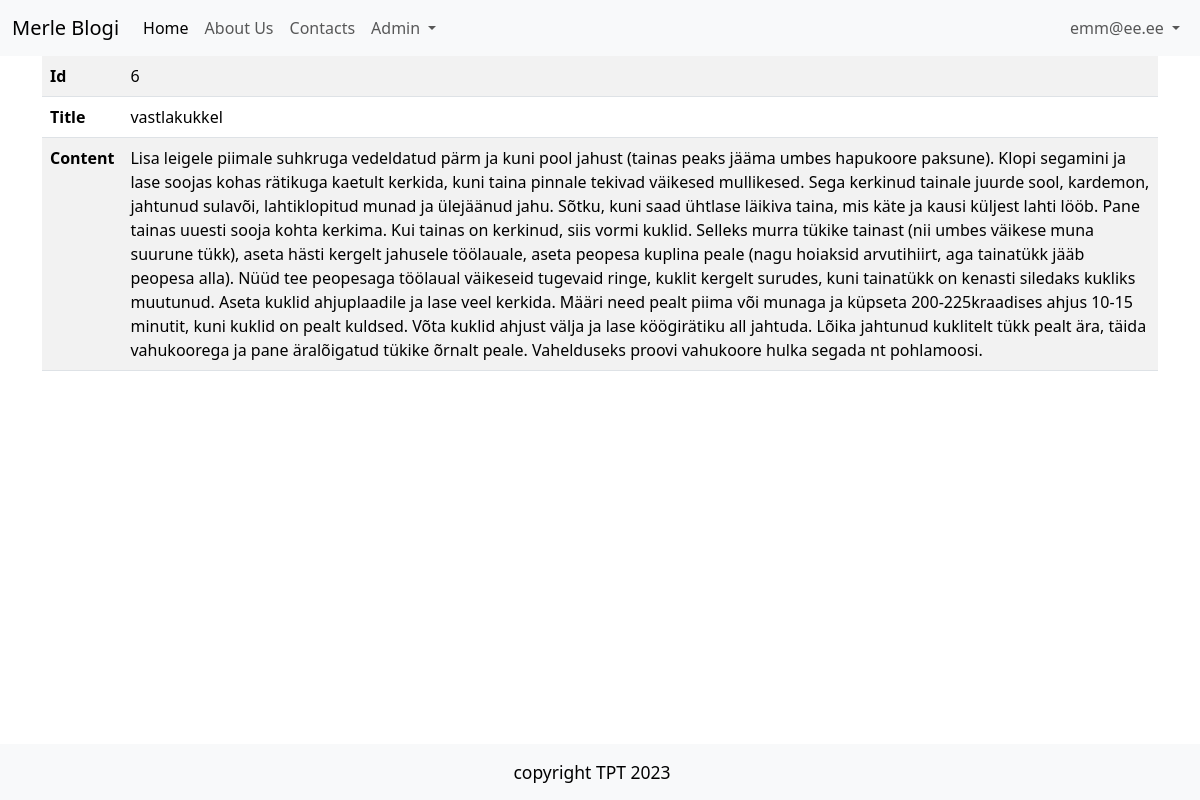
Screenshot of /admin/articles/show?id=6 (signed in) with the database file from the repository.
### tables this page shows
CREATE TABLE users
(
    id       integer
        constraint users_pk
            primary key autoincrement,
    email    text not null
        constraint users_pk2
            unique,
    password text not null
);

CREATE TABLE "articles"
(
    id    integer
        constraint articles_pk
            primary key autoincrement,
    title text not null,
    body  text
);

### src/Controllers/ArticlesController.php (called while the page is built, shortened)
<?php
class ArticlesController {
    public function show() {
        $article = Article::find($_GET['id']);
        include 'views/articles/show.php';
    }
}

### src/DB.php (called while the page is built, shortened)
<?php
class DB {
    public $conn;
    public function __construct()
    {
        try {
            $this->conn = new PDO("sqlite:" . __DIR__ . "/../db.sqlite");
            $this->conn->setAttribute(PDO::ATTR_ERRMODE, PDO::ERRMODE_EXCEPTION);
        } catch(PDOException $e) {
            echo "Connection failed: " . $e->getMessage();
          }
    }
    public function find($table, $class, $id){
        $stmt = $this->conn->prepare("SELECT * FROM $table WHERE id=$id");
        $stmt->execute();
        $stmt->setFetchMode(PDO::FETCH_CLASS, $class);
        return $stmt->fetch();
    }
}

### src/Models/Model.php (called while the page is built, shortened)
<?php
class Model {
    public static $table;
    public static function find($id) {
        $db = new DB();
        return $db ->find(static::$table, static::class, $id);
    }
}

### src/Models/User.php (called while the page is built, shortened)
<?php
class User extends Model{
    public static function auth() {
        if(isset($_SESSION['user_id'])) {
            return User::find($_SESSION['user_id']);
        }
            return null;
    }
}

### helpers.php (called while the page is built, shortened)
<?php
function auth(){
    return User::auth();
}

### views/articles/show.php (the view)
<?php include 'views/partials/header.php' ?>
    <table class="table table-striped table-hover">
        <tr>
            <th>Id</th>
            <td><?=$article->id?></td>
        </tr>
        <tr>
            <th>Title</th>
            <td><?=$article->title?></td>
        </tr>
        <tr>
            <th>Content</th>
            <td><?=$article->body?></td>
        </tr>
    </table>
<?php include 'views/partials/footer.php' ?>

### views/partials/nav.php (shortened to what this page needs)
<nav class="navbar navbar-expand-lg bg-body-tertiary">
  <div class="container-fluid">
    <a class="navbar-brand" href="/">Merle Blogi</a>
    <div class="collapse navbar-collapse justify-content-between" id="navbarNav">
      <ul class="navbar-nav">
        <li class="nav-item">
          <a class="nav-link active" aria-current="page" href="/">Home</a>
        </li>
        <li class="nav-item">
          <a class="nav-link" href="/about">About Us</a>
        </li>
        <li class="nav-item">
          <a class="nav-link" href="/contacts">Contacts</a>
        </li>
        <?php if(auth()): ?>
        <li class="nav-item dropdown">
          <a class="nav-link dropdown-toggle" href="#" role="button" data-bs-toggle="dropdown" aria-expanded="false">
            Admin
          </a>
        </li>
        <?php endif ?>
      </ul>
      <ul class="navbar-nav">
        <?php if(auth()): ?>
          <li class="nav-item dropdown">
            <a class="nav-link dropdown-toggle" href="#" role="button" data-bs-toggle="dropdown" aria-expanded="false">
            <?=auth()->email?>
            </a>
        </li>
        <?php endif ?>
    </ul>
    </div>
  </div>
</nav>

### rows the page displays
users: email "emm@ee.ee"
articles: id "6", title "vastlakukkel", body "Lisa leigele piimale suhkruga vedeldatud pärm ja kuni pool jahust (tainas peaks jääma umbes hapukoore paksune). Klopi segamini ja lase soojas kohas rätikuga kaetult kerkida, kuni taina pinnale tekivad väikesed mullikesed. Sega kerkinud tainale juurde sool, kardemon, jahtunud sulavõi, lahtiklopitud munad ja ülejäänud jahu. Sõtku, kuni saad ühtlase läikiva taina, mis käte ja kausi küljest lahti lööb. Pane tainas uuesti sooja kohta kerkima. Kui tainas on kerkinud, siis vormi kuklid. Selleks murra tükike tainast (nii umbes väikese muna suurune tükk), aseta hästi kergelt jahusele töölauale, aseta peopesa kuplina peale (nagu hoiaksid arvutihiirt, aga tainatükk jääb peopesa alla). Nüüd tee…"
